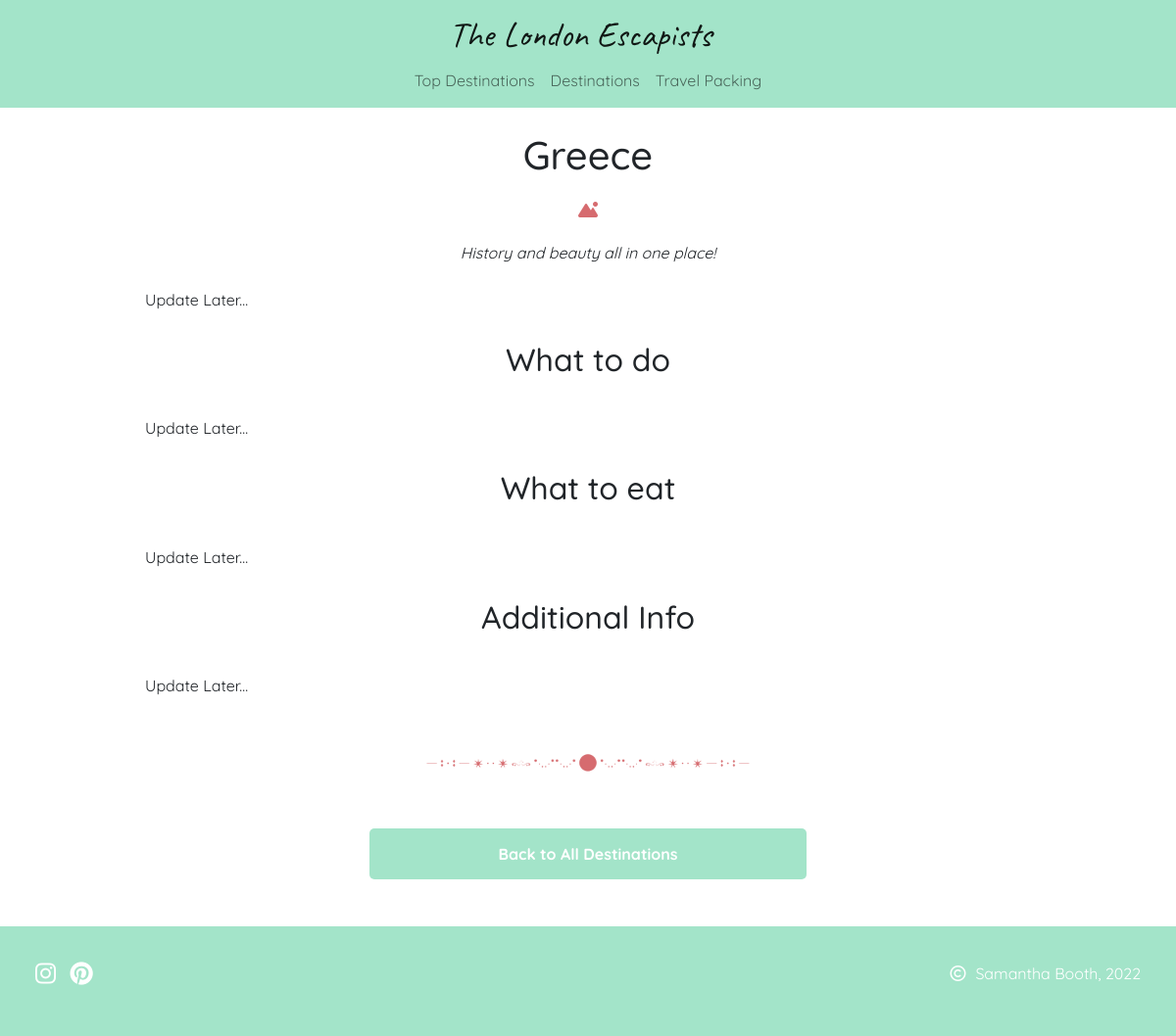
/destinations/greece/, run on the app's committed database.
### travel_destinations/models.py (models this page shows, shortened)
class Destinations(models.Model):
    destination_image = models.ImageField(null=True, blank=True)
    destination = models.CharField(max_length=50, null=False, blank=False)
    destination_subheading = models.CharField(
        max_length=150, null=False, blank=True)
    created_on = models.DateTimeField(auto_now_add=True)
    updated_on = models.DateTimeField(auto_now=True)
    intro = models.TextField(max_length=1000, blank=True)
    activities = models.TextField(max_length=1000, blank=True)
    activity_image = models.ImageField(null=True, blank=True)
    food = models.TextField(max_length=1000, blank=True)
    food_image = models.ImageField(null=True, blank=True)
    additional_info = models.TextField(max_length=1000, blank=True)
    additional_image = models.ImageField(null=True, blank=True)
    top_destination = models.BooleanField(default=False)
    status = models.IntegerField(choices=STATUS, default=0)
    slug = models.SlugField(max_length=200, unique=True)
    class Meta:
        ordering = ['-created_on']
        """Removes extra 's' from Model name"""
        verbose_name_plural = 'Travel Destinations'

### travel_destinations/views.py (the view)
# urls.py: path("<slug:slug>/", views.DestinationDetail.as_view(), name="destination_details"),
class DestinationDetail(View):
    def get(self, request, slug, *args, **kwargs):
        queryset = Destinations.objects.filter(status=1)
        dest = get_object_or_404(queryset, slug=slug)
        return render(
            request,
            "destination_details.html",
            {
                "dest": dest,
            },
        )

### travel_destinations/templates/destination_details.html (shortened to what this page needs)
{% extends "base.html" %}
{%load static%}
{% block extra_css %}
<link rel="stylesheet" href="{% static 'travel_destinations/css/destinations.css' %}">
{% endblock %}
{% block content %}
<div class="container">
    <h1 class="destination-page-header mb-4 mt-4">{{ dest.destination }}</h1>
    <i class="fa-solid fa-mountain-sun description-icon mb-4"></i>
    <p class="dest-subheading">{{ dest.destination_subheading }}</p>
    <div class="dest-content">
        <p class="dest-content mt-4">{{ dest.intro }}</p>
    </div>
    {% if dest.activities %}
        <h2 class="headings destination-page-header">What to do</h2>
        <div class="dest-content">
            <p class="dest-content mt-4">{{ dest.activities }}</p>
        </div>
    {% endif %}
    {% if dest.food %}
        <div class="dest-content">
            <h2 class="headings destination-page-header">What to eat</h2>
            <p class="dest-content mt-4">{{ dest.food }}</p>
        </div>
    {% endif %}
    {% if dest.additional_info %}
        <div class="dest-content">
            <h2 class="headings destination-page-header">Additional Info</h2>
            <p class="dest-content mt-4">{{ dest.additional_info }}</p>
        </div>
    {% endif %}
    <div>
        <img src="/media/page-break.png" alt="Page Break Image" class="page-break img-center">
    </div>
    <a class="post-btn mb-5 back-btn" href="{% url 'destinations' %}">Back to All Destinations</a>
</div>
{% endblock %}

### static/css/base.css (style rules this page uses)
html, body { height: 100%; }
body { font-family: 'Quicksand', sans-serif; display: flex; flex-direction: column; }
.headings { text-align: center; padding: 15px; margin: 15px; }

### travel_destinations/static/travel_destinations/css/destinations.css (style rules this page uses)
.destination-page-header { text-align: center; margin-bottom: 20px; }
.post-btn { display: flex; padding: 0.875em 2em; background: #74d7aea9; color: #fff; transition: background-color 1s; place-content: center; font-weight: bold; border-radius: 5px; text-decoration: none; }
.back-btn { width: 40%; margin: 0 auto; }
.description-icon { display: flex; justify-content: center; color: #D66B6F; }
.dest-subheading { font-style: italic; text-align: center; }
.img-center { display: block; margin-left: auto; margin-right: auto; }
.dest-content { text-align: justify; width: 90%; margin: 0 auto; }
.page-break { width: 30%; }

### data on the page
Destinations: destination "Greece", destination_subheading "History and beauty all in one place!", intro "Update Later...", activities "Update Later...", food "Update Later...", additional_info "Update Later..."
